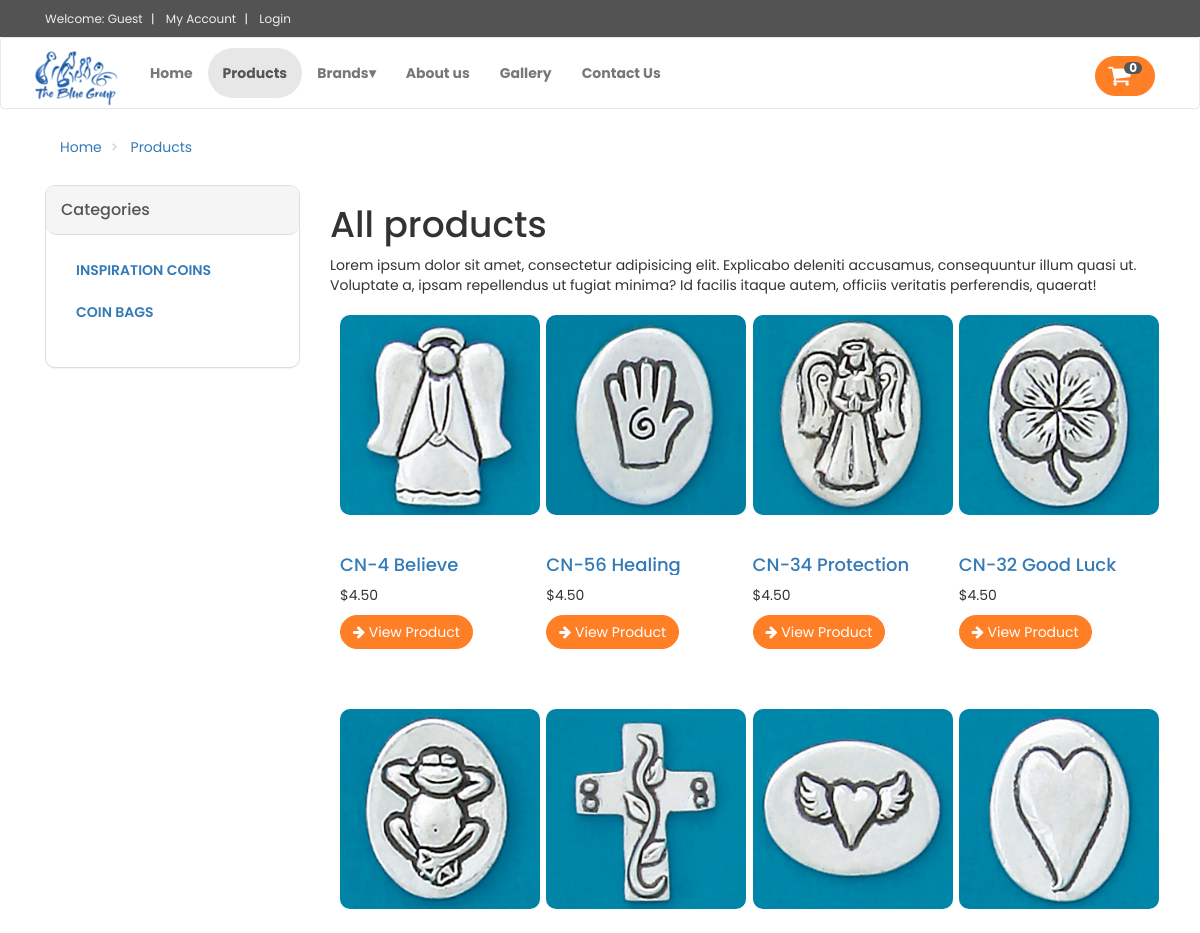
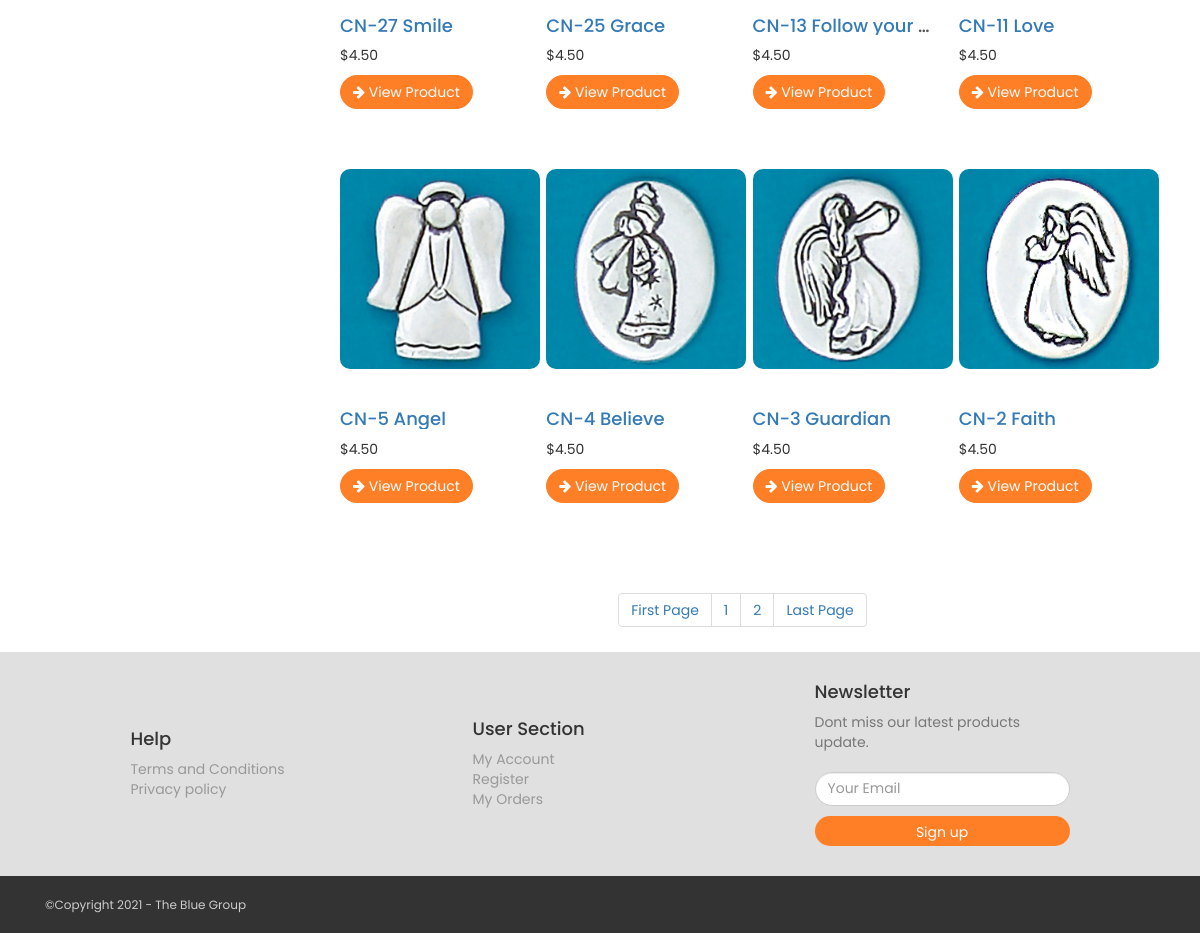
The page /shop.php on the database its author committed (2 pictures, top to bottom).
### tables this page shows
CREATE TABLE `categories` (
  `cat_id` int(10) NOT NULL,
  `cat_title` text NOT NULL,
  `cat_desc` varchar(300) NOT NULL
);

CREATE TABLE `products` (
  `product_id` int(10) NOT NULL,
  `cat_id` int(10) NOT NULL,
  `date` timestamp NOT NULL DEFAULT current_timestamp() ON UPDATE current_timestamp(),
  `product_title` text NOT NULL,
  `product_img` text NOT NULL,
  `product_price` varchar(10) NOT NULL,
  `product_desc` text NOT NULL,
  `product_keywords` text NOT NULL
);

### shop.php (the view, shortened to what this page needs)
<?php
 $active='Products';
include("includes/header.php");
?>
<div id="content">
       <div class="container" id="box">
           <div class="col-md-12">
               <ul class="breadcrumb">
                   <li>
                       <a href="index.php">Home</a>
                   </li>
                   <li>
                   <a href="shop.php">Products</a>
                   </li>
               </ul>
           </div>
           <div class="col-md-3">
                <?php
                    include("includes/sidebar.php");
                    ?>
           </div>
           <div class="col-md-9">
           <?php
                   if(!isset($_GET['cat']))
                   {
                     echo "
                      <div class='box' style='margin-bottom:30px;' >
                          <h1>All products</h1>
                          <p>
                              Lorem ipsum dolor sit amet, consectetur adipisicing elit. Explicabo deleniti accusamus, consequuntur illum quasi ut. Voluptate a, ipsam repellendus ut fugiat minima? Id facilis itaque autem, officiis veritatis perferendis, quaerat!
                          </p>
                      </div>
                      ";
                   }
            ?>
             <div class="row">
                   <?php
                         if(!isset($_GET['cat'])){
                            $per_page=12;
                            if(isset($_GET['page'])){
                                $page = $_GET['page'];
                            }else{
                                $page=1;
                            }
                            $start_from = ($page-1) * $per_page;
                            $get_products = "select * from products order by 1 DESC LIMIT $start_from,$per_page";
                            $run_products = mysqli_query($con,$get_products);
                            while($row_products = mysqli_fetch_array($run_products))
                            {
                                $pro_id = $row_products['product_id'];
                                $pro_title = $row_products['product_title'];
                                $pro_price = $row_products['product_price'];
                                $pro_img = $row_products['product_img'];
                                echo "
                                    <div class='col-4 center-responsive'  >
                                        <div class='product'>
                                         <a href='details.php?pro_id=$pro_id'>
                                             <img  src='images/coins/$pro_img'>
                                         </a>
                                         <div class='text'>
                                         <h4
                                         style=' color: #555;
                                         padding-top: 10px;
                                         text-overflow: ellipsis;
                                         white-space: nowrap;
                                         overflow: hidden;'>
                                             <a href='details.php?pro_id=$pro_id' style='text-decoration:none'> $pro_title </a>
                                         </h4>
                                         <p class='price'>$$pro_price</p>
                                         <input type='hidden' name='currency_code' value='NZD' >
                                         <p class='buttons'>
                                         <a class='btn btn-primary' href='details.php?pro_id=$pro_id'>
                                            <i class='fa fa-arrow-right'></i> View Product
                                         </a> </p>
                                    </div>
                                    </div>
                                    </div>
                                ";
                             }
                        ?>
               </div>
               <center>
                   <ul class="pagination">
					 <?php
                    $query = "select * from products";
                    $result = mysqli_query($con,$query);
                    $total_records = mysqli_num_rows($result);
                    $total_pages = ceil($total_records / $per_page);
                        echo "
                            <li>
                                <a href='shop.php?page=1'> ".'First Page'." </a>
                            </li>
                        ";
                        for($i=1; $i<=$total_pages; $i++){
                              echo "
                            <li>
                                <a href='shop.php?page=".$i."'> ".$i." </a>
                            </li>
                        ";
                        };
                        echo "
                            <li>
                                <a href='shop.php?page=$total_pages'> ".'Last Page'." </a>
                            </li>
                        ";
					    	}
					 ?>
                   </ul>
               </center>
           </div>
       </div>
   </div>
    <?php
    include("includes/footer.php");
    ?>
</body>
</html>

### includes/header.php (shortened to what this page needs)
<?php
include("functions/functions.php");
?>
<!DOCTYPE html>
<html lang="en">
<head>
  <link rel="stylesheet" href="styles/bootstrap-337.min.css">
  <link rel="stylesheet" href="font-awsome/css/font-awesome.min.css">
  <link rel="stylesheet" href="styles/style.css">
  <link
    rel="stylesheet"
    href="https://cdnjs.cloudflare.com/ajax/libs/animate.css/4.1.1/animate.min.css"
  />
</head>
<body>
  <div id="top">
    <div class="container">
      <div class="col-md-4">
        <ul class="menu">
          <li>
          <a href="#" class="" style="background:">
                   <?php
                   if(!isset($_SESSION['customer_email'])){
                       echo "Welcome: Guest";
                   }else{
                       echo "Welcome: " . $_SESSION['customer_email'] . "";
                   }
                   ?>
               </a>
          </li>
          <li>
                   <?php
                      if(!isset($_SESSION['customer_email']))
                      {
                        echo"<a href ='checkout.php'>My Account</a>";
                      }else
                      {
                        echo"<a href = 'customer/my_account.php?my_orders'>My Account</a>";
                      }
                   ?>
          </li>
          <li>
            <a href="checkout.php"> <?php
                           if(!isset($_SESSION['customer_email'])){
                                echo "<a href='checkout.php'> Login </a>";
                               }else{
                                echo " <a href='logout.php'> Log Out </a> ";
                               }
                           ?></a>
          </li>
        </ul>
      </div>
    </div>
  </div>
  <div id="navbar" class="navbar navbar-default">
    <div class="container">
      <div class="navbar-header">
        <a href="index.php" class="navbar-brand home">
          <img src="images/blue.png" alt="" class="hidden-xs">
        </a>
      </div>
      <div class="navbar-collapse collapse" id="navigation">
        <div class="padding-nav">
          <ul class="nav navbar-nav left">
            <li class="<?php if($active=='Home') echo"active"; ?>">
              <a href="index.php">Home</a>
            </li>
            <li class="<?php if($active=='Products') echo"active"; ?>">
              <a href="shop.php">Products</a>
            </li>
            <li class="dropdown">
              <a href="">Brands<span class="drop-icon">▾</span></a>
            </li>
            <li class="<?php if($active=='About') echo"active"; ?>">
              <a href="about.php">About us</a>
            </li>
            <li class="<?php if($active=='Gallery') echo"active"; ?>">
              <a href="gallery.php">Gallery</a>
            </li>
            <li class="<?php if($active=='Contact') echo"active"; ?>">
              <a href="contact.php">Contact Us</a>
            </li>
          </ul>
        </div>
        <a href="cart.php" class="btn navbar-btn btn-primary right">
          <i class="fa" style="font-size:24px">&#xf07a;</i>
  <span class='badge badge-warning' id='lblCartCount'> <?php items(); ?></span>
        </a>
      </div>
    </div>
  </div>

### functions/functions.php (shortened to what this page needs)
<?php
$db = mysqli_connect("localhost","root","","bluegroup");
function getRealIpUser(){
    switch(true){
        default : return $_SERVER['REMOTE_ADDR'];
        }
}
function getCats()
{
    global $db;
    $get_cats = "select * from categories";
    $run_cats = mysqli_query($db,$get_cats);
    while($row_cats = mysqli_fetch_array($run_cats))
    {
        $cat_id = $row_cats['cat_id'];
        $cat_title = $row_cats['cat_title'];
        echo "
        <li>
        <a href='shop.php?cat=$cat_id'> $cat_title
        </a>
        </li>";
    }
}
function items(){
    global $db;
    $ip_add = getRealIpUser();
    $get_items = "select * from cart where ip_add='$ip_add'";
    $run_items = mysqli_query($db,$get_items);
    $count_items = mysqli_num_rows($run_items);
    echo $count_items;
}
?>

### includes/sidebar.php
<div class="panel panel-default sidebar-menu" >
    <div class="panel-heading" style="border-radius: 10px;">
        <h3 class="panel-title" style="color:#555">Categories</h3>
    </div>
    <div class="panel-body" >
        <ul class="nav nav-pills nav-stacked category-menu" >
            <?php getCats(); ?>
        </ul>
    </div>
</div>

### includes/footer.php (shortened to what this page needs)
<div id="footer">
    <div class="container">
        <div class="row">
            <div class="col-sm-6 col-md-3 center-responsive">
                <h4>Help</h4>
                <ul>
                    <li><a href="Terms.php">Terms and Conditions</a></li>
                    <li><a href="Privacy.php">Privacy policy</a></li>
                </ul>
            </div>
            <div class="col-sm-6 col-md-3 center-responsive">
                <h4>User Section</h4>
                <ul>
                    <?php
                      if(!isset($_SESSION['customer_email']))
                      {
                        echo"<a href ='checkout.php'>My Account</a>";
                      }else
                      {
                        echo"<a href = 'customer/my_account.php?my_orders'>My Account</a>";
                      }
                   ?>
                    <li><a href="customer_register.php">Register</a></li>
                    <?php
                      if(!isset($_SESSION['customer_email']))
                      {
                        echo"<a href ='checkout.php'>My Orders</a>";
                      }else
                      {
                        echo"<a href = 'customer/my_account.php?my_orders'>My Orders</a>";
                      }
                   ?>
                </ul>
            </div>
            <div class="col-sm-6 col-md-3 center-responsive">
                <h4>Newsletter</h4>
                <p class="text-muted">
                    Dont miss our latest products update.
                </p>
                <form action="mailchimp_action.php" method="post">
                    <div class="input-group center-responsive">
                        <input type="email" placeholder="Your Email" class="form-control" name="email" style="border-radius: 30px">
                        <input type="submit" name="submit" value="Sign up" class="btn btn-primary">
                    </div>
                </form>
            </div>
        </div>
    </div>
</div>
<div id="copyright">
    <div class="container">
        <div class="col-md-6">
            <p class="pull-left">&copy;Copyright 2021 - The Blue Group </p>
        </div>
    </div>
</div>

### styles/style.css (style rules this page uses)
* { margin: 0; padding: 0; box-sizing: border-box; font-family: "Poppins", sans-serif; }
body { font-size: 14px; line-height: 1.42857143; color: #333333; background: #ffffff; overflow-x: hidden; font-family: "Poppins", sans-serif !important; }
#top { background: #535353; padding: 10px 0; }
#top a { color: #ffffff; }
#top ul.menu { margin: 0px; text-align: left; font-size: 12px; list-style: none; }
#top ul.menu > li { display: inline-block; }
#top ul.menu > li a { color: #eeeeee; }
#top ul.menu > li + li:before { content: "|\00a0"; color: #f7f7f7; padding: 0 5px; }
.navbar { background: #ffffff; }
.navbar-collapse .right { float: right; }
.navbar-brand { float: left; padding: 10px 15px; font-size: 18px; line-height: 20px; height: 70px; }
.navbar ul.nav > li > a { font-weight: bold; font-size: 14px; border-radius: 30px; }
.padding-nav { padding-top: 10px; }
.dropdown { position: relative; display: inline-block; }
.btn-primary { color: rgb(255, 255, 255); background: #ff7f27; border-color: #ff7f27; border-radius: 30px; }
.row { display: flex; align-items: center; flex-wrap: wrap; justify-content: space-around; margin: auto; animation: expand 0.8s ease forwards; transition: all 0.8s ease; }
.col-4 { flex-basis: 25%; padding: 10px; min-width: 200px; margin-bottom: 50px; }
.col-4 img { width: 200px; border-radius: 10px; height: 200px; transition: transform 0.5s; }
.col-4 img { transform: translateY(-10%); }
#footer { background: #e0e0e0; padding: 20px 0; }
#footer a { color: #999999; padding: 0; text-decoration: none; }
#footer ul { list-style: none; padding-left: 0px; }
#copyright { background: #333333; color: #cccccc; padding: 20px 0px; font-size: 12px; }
#copyright p { margin: 0px; }
.breadcrumb { padding: 8px 15px; margin-bottom: 20px; background: #ffffff; border-radius: 5px; }
.breadcrumb > li + li:before { content: ">\00a0"; color: #cccccc; }
#content .panel.sidebar-menu { box-sizing: border-box; border-radius: 10px; }
#content .panel.sidebar-menu ul.nav.category-menu { margin-bottom: 20px; }
#content .panel.sidebar-menu ul.nav.category-menu li a { text-transform: uppercase; font-weight: 600; }
#content .panel.sidebar-menu h3 { padding: 5px 0px; margin: 0px; }
form input { width: 100%; height: 30px; margin: 10px 0; padding: 0 10px; border: 1px solid rgb(236, 236, 236); border-radius: 10px; }
form .btn { width: 100%; border: none; cursor: pointer; margin: 10px 0; }

### includes/header.php (style rules this page uses)
#lblCartCount { font-size: 12px; background: #555; color: #fff; padding: 0 5px; vertical-align: top; margin-left: -10px; }
.badge { padding-left: 9px; padding-right: 9px; -webkit-border-radius: 9px; -moz-border-radius: 9px; border-radius: 9px; }

### shop.php (style rules this page uses)
#box { animation: expand .8s ease forwards; background-color: var(--secondary-color); transition: all .8s ease; }

### rows shown on the page
categories: cat_title "INSPIRATION COINS"
categories: cat_title "COIN BAGS"
products: product_img (picture), product_title "CN-4 Believe", product_price "4.50"
products: product_img (picture), product_title "CN-56 Healing", product_price "4.50"
products: product_img (picture), product_title "CN-34 Protection", product_price "4.50"
products: product_img (picture), product_title "CN-32 Good Luck", product_price "4.50"
products: product_img (picture), product_title "CN-27 Smile", product_price "4.50"
products: product_img (picture), product_title "CN-25 Grace", product_price "4.50"
products: product_img (picture), product_title "CN-13 Follow your…", product_price "4.50"
products: product_img (picture), product_title "CN-11 Love", product_price "4.50"
products: product_img (picture), product_title "CN-5 Angel", product_price "4.50"
products: product_img (picture), product_title "CN-4 Believe", product_price "4.50"
products: product_img (picture), product_title "CN-3 Guardian", product_price "4.50"
products: product_img (picture), product_title "CN-2 Faith", product_price "4.50"

### other values the page prints
$count_items "0"
